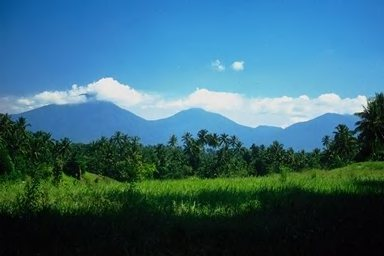
#> input picture CBIR_basic/src/images/001.jpg, 384 x 256 px; its folder holds 4 pictures in this run
$ python Model.py   (older library calls are emulated)
#> lines starting #> are read from the running program, lines starting #| are printed output that depends on the picture
# PixInfo.py
# Program to start evaluating an image in python

import os, sys, glob
from PIL import Image
from pathlib import Path

# Pixel Info class.
class PixInfo:

   # Constructor.
   def __init__(self, parent):

      self.parent = parent
      self.imageList = []
      self.photoList = []
      self.xmax = 0
      self.ymax = 0
      self.colorCode = []
      self.intenCode = []

      # set path based on exe or not
      if getattr(sys, 'frozen', False):
         app_path = os.path.dirname(sys.executable)
      else:
         app_path = os.path.dirname(os.path.abspath(__file__))

      self.imDir = os.path.join(app_path, 'images')
      print('Searching for images..\n' + str(self.imDir))

      # Add each image (for evaluation) into a list,
      # and a Photo from the image (for the GUI) in a list.
      for infile in glob.glob(str(self.imDir) + "/*.jpg"):
         im = Image.open(infile)
#> im is the input picture: PIL image 384x256 RGB; mean R, G, B 56.5, 103.1, 118.6

         # Resize the image for thumbnails.
         imSize = im.size
#> imSize = (384, 256)
         x = imSize[0] // 4
#> x = 96
         y = imSize[1] // 4
#> y = 64
         imResize = im.resize((x, y), Image.ANTIALIAS)
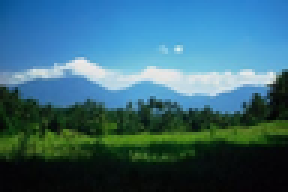
#> imResize: PIL image 96x64 RGB (shown 3 times larger); mean R, G, B 56.5, 103.1, 118.6
         imResize.filename = im.filename

         # extract feature information from image
         pixList = list(im.getdata())
#> pixList = 98304 items
         CcBins, InBins = self.encode(pixList)
#> the loop in encode, `for pix in pixlist:` made 98304 passes
#> (pix, val) on passes 1 to 3: ((4, 78, 139), 6), ((5, 79, 140), 6), ((5, 79, 140), 6)
#> after the loop in encode, `for pix in pixlist:`: CcBins = 64 values, max 33853 at index 0, min 0 at index 2, mean 1536; InBins = 25 values, max 13965 at index 0, min 1 at index 24, mean 3932.2
         self.colorCode.append(CcBins)
         self.intenCode.append(InBins)

         # Find the max height and width of the set of pics.
         if x > self.xmax:
            self.xmax = x
#> self.xmax = 96
         if y > self.ymax:
            self.ymax = y
#> self.ymax = 64

         # Add the images to the lists.
         self.imageList.append(im)
         self.photoList.append(imResize)
#> pass 2 of the loop in __init__, `for infile in glob.glob(str(self.imDir) + "/*.jpg"):`:
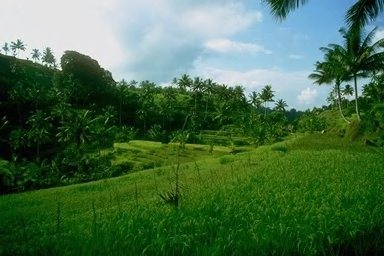
#> input picture CBIR_basic/src/images/002.jpg, 384 x 256 px
#> in __init__, im is the input picture: PIL image 384x256 RGB; mean R, G, B 73, 108.8, 73.7
#> in __init__, `imResize = im.resize((x, y), Image.ANTIALIAS)`:
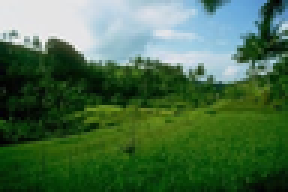
#> imResize: PIL image 96x64 RGB (shown 3 times larger); mean R, G, B 73, 108.8, 73.7
#> the loop in encode (call 2), `for pix in pixlist:` made 98304 passes
#> pix on passes 18 to 20: (229, 229, 231), (228, 228, 230), (228, 228, 230)
#> pass 3 of the loop in __init__, `for infile in glob.glob(str(self.imDir) + "/*.jpg"):`:
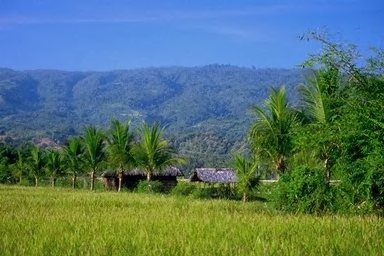
#> input picture CBIR_basic/src/images/003.jpg, 384 x 256 px
#> in __init__, im is the input picture: PIL image 384x256 RGB; mean R, G, B 85.7, 117.5, 111.2
#> in __init__, `imResize = im.resize((x, y), Image.ANTIALIAS)`:
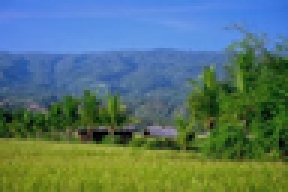
#> imResize: PIL image 96x64 RGB (shown 3 times larger); mean R, G, B 85.8, 117.5, 111.2
#> the loop made 4 passes; the first 3 are shown

   # Bin function returns an array of bins for each
   # image, both Intensity and Color-Code methods.
   def encode(self, pixlist):
      CcBins = [0]*64
      InBins = [0]*25

      # iterate through each pixel in the image
      for pix in pixlist:
         # Intensity conversion
         val = self.getIntensityBin(pix)
         InBins[val] += 1

         # Color Conversion
         # convert integer to binary number, then string, index string for
         idx = self.getColorBin(pix)
         CcBins[idx] += 1

      # Return the list of binary digits, one digit for each
      # pixel.
      return CcBins, InBins

   # convert RGB value to intensity value and return appropriate bin
   # for histogram
   def getIntensityBin(self, pix):
      # Intensity conversion
      result = (0.299 * pix[0]) + (0.587 * pix[1]) + (0.114 * pix[2])
      result = int(result // 10)

      if result > 24:
         result = 24
      return result

   # Convert RGB value to 6-bit [0,64) value for histogram index storage
   def getColorBin(self, pix):
      # Mask of 0b11000000 for bitwise AND operatiosn
      mask = 192

      # Bitwise operation to isolate two bits fo interest
      # Right shift to position for OR combination to 6-bit
      msb = (pix[0] & mask) >> 2
      mid = (pix[1] & mask) >> 4
      lsb = (pix[2] & mask) >> 6

      # OR all three sections to combine to 6-bit integer
      result = (msb | mid | lsb )
      return result

   # getters:
   def get_imageList(self):
      return self.imageList

   def get_photoList(self):
      return self.photoList

   def get_xmax(self):
      return self.xmax

   def get_ymax(self):
      return self.ymax

   def get_colorCode(self):
      return self.colorCode

   def get_intenCode(self):
      return self.intenCode

if __name__ == '__main__':
   PixInfo(None)
